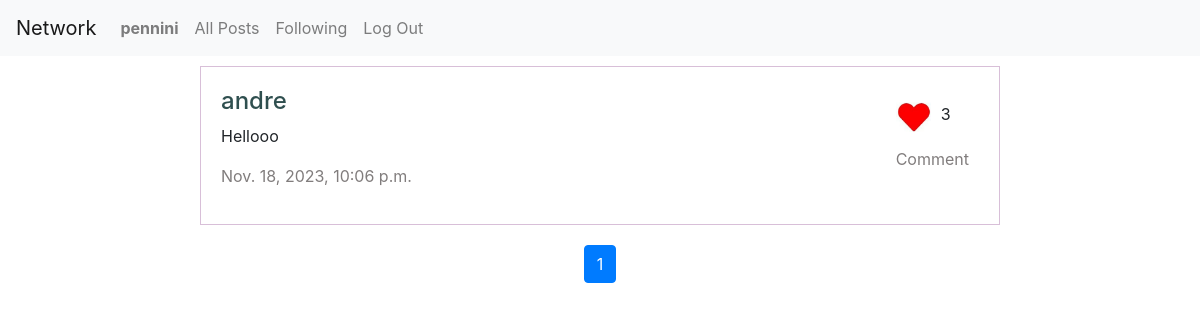
Before: /following (signed in) with the older database file.
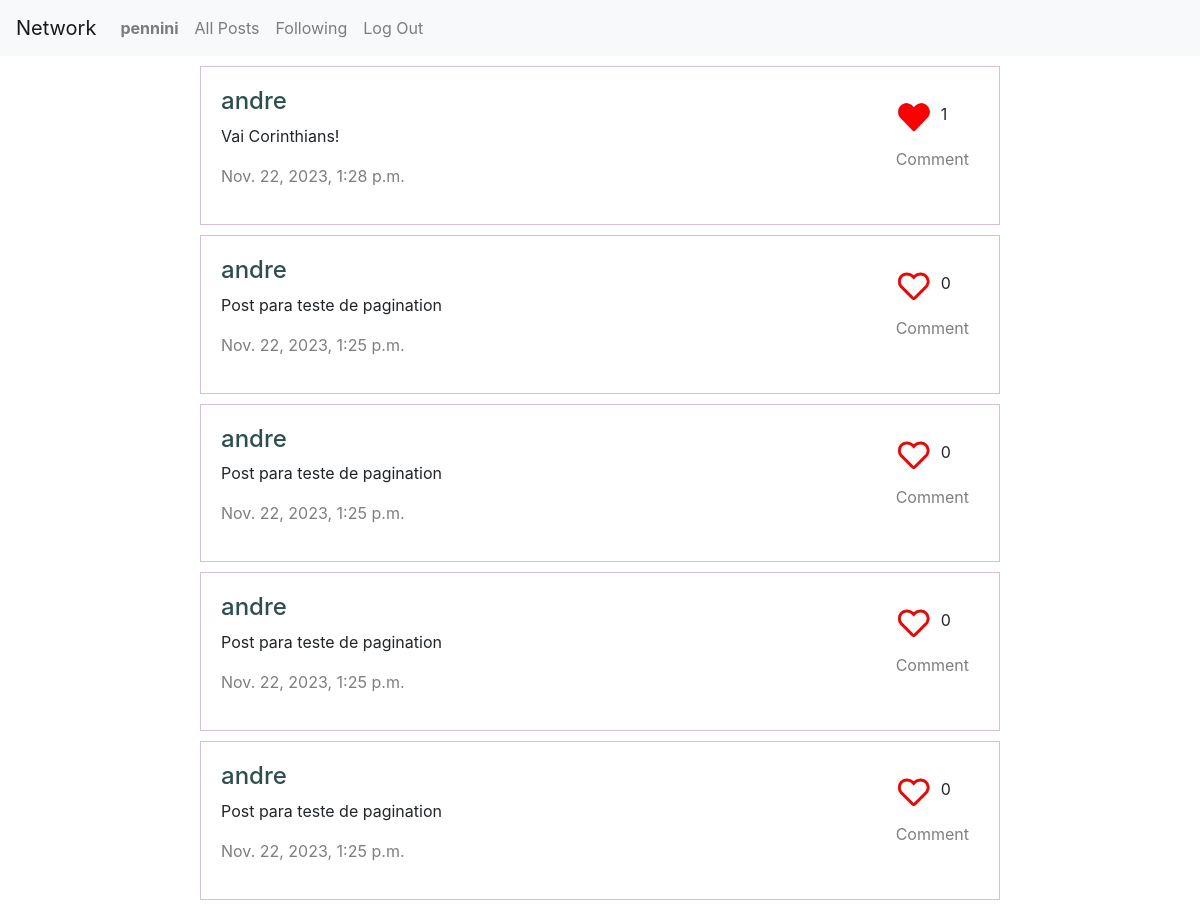
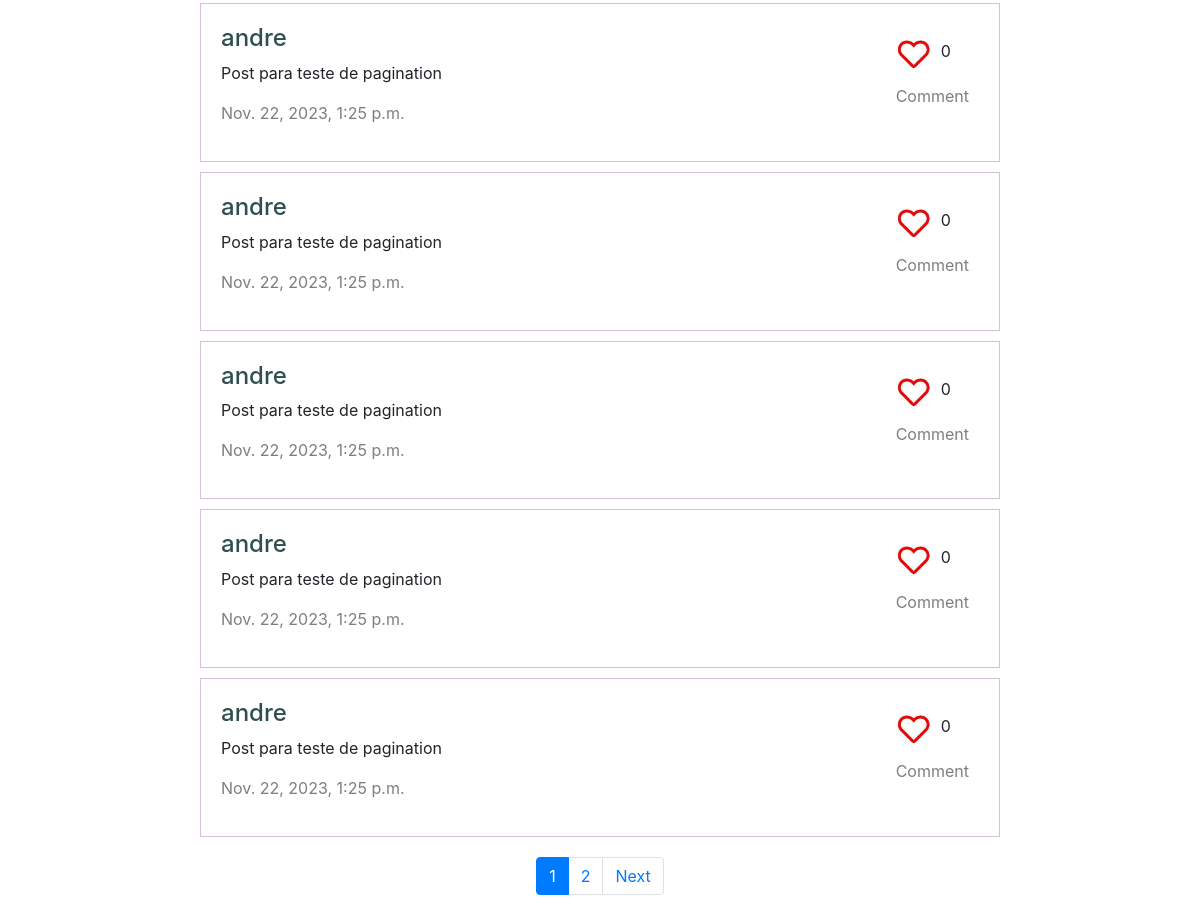
After: the same page with the newer database file (2 pictures, top to bottom).
### network/models.py (models this page shows, shortened)
class User(AbstractUser):
    pass

class Post(models.Model):
    user = models.ForeignKey(User, on_delete=models.CASCADE, related_name="posts")
    content = models.TextField()
    timestamp = models.DateTimeField(auto_now_add=True)
    likes_post = models.IntegerField(default=0)

### network/views.py (the view)
# urls.py: path("following", views.following, name="following"),
@login_required
def following(request):
    if request.user.is_authenticated:
        user = User.objects.get(pk=request.user.id)
        posts = Post.objects.filter(user__in=user.following.values('following')).order_by("-timestamp").all()
        p = Paginator(posts, 10)
        page_number = request.GET.get('page')
        page_obj = p.get_page(page_number)
        liked_posts = set(request.user.likes.filter(like=True).values_list('post_id', flat=True))
        for post in page_obj:
            post.is_liked = post.id in liked_posts
        return render(request, "network/layout_posts.html", {
            "page_obj": page_obj,
            "page_count": range(1, p.count + 1)
        })
    else:
        return HttpResponseRedirect(reverse("login"))

### network/templates/network/layout_posts.html (shortened to what this page needs)
{% extends "network/layout.html" %}
{% load static %}
{% block body %}
    {% for post in page_obj %}
        <div class="post-views">
            <div class="post-content" id="post-content-{{ post.id }}">
                <span>
                    <a href="{% url 'profile' post.user.id %}" class="user-id"><h4>{{ post.user }}</h4></a>
                    <p id="textarea-{{ post.id }}">{{ post.content }}</p>
                    <p class="timestamp">{{ post.timestamp }}</p>
                </span>
                <span>
                    <div class="post-interaction">
                        <div class="like-but">
                            <a href="#" class="like-post">
                                {% if post.is_liked %}
                                    <img data-id="{{ post.id }}" src="{% static 'network/images/like.png' %}" alt="like button" class="icone-like">
                                {% else %}
                                    <img data-id="{{ post.id }}" src="{% static 'network/images/unlike.png' %}" alt="like button" class="icone-like">
                                {% endif %}
                            </a>
                            <div id="like-{{ post.id }}">{{ post.likes_post }}</div>
                        </div>
                        <div class="post-but">
                            <a href="#" class="comment-post" data-id="{{ post.id }}">Comment</a>
                        </div>
                    </div>
                </span>
            </div>
        </div>
    {% endfor %}
    <nav id="pagination" aria-label="Page navigation example">
        <ul class="pagination justify-content-center">
          {% for i in page_obj.paginator.page_range %}
            {% if page_obj.number == i %}
                <li class="page-item active" aria-current="page">
                    <a class="page-link" href="?page={{ i }}">{{ i }} <span class="sr-only">(current)</span></a>
                </li>
            {% else %}
                <li class="page-item"><a class="page-link" href="?page={{ i }}">{{ i }}</a></li>
            {% endif %}
          {% endfor %}
          {% if page_obj.has_next %}
            <li class="page-item">
                <a class="page-link" href="?page={{ page_obj.next_page_number }}">Next</a>
            </li>
          {% endif %}
        </ul>
    </nav>
{% endblock body %}

### network/templates/network/layout.html (shortened to what this page needs)
{% load static %}
<!DOCTYPE html>
<html lang="en">
    <head>
        <link rel="stylesheet" href="https://stackpath.bootstrapcdn.com/bootstrap/4.4.1/css/bootstrap.min.css">
        <link href="{% static 'network/styles.css' %}" rel="stylesheet">
    </head>
    <body>
        <nav class="navbar navbar-expand-lg navbar-light bg-light">
            <a class="navbar-brand" href="{% url 'index' %}">Network</a>
            <div>
              <ul class="navbar-nav mr-auto">
                {% if user.is_authenticated %}
                    <li class="nav-item">
                        <a class="nav-link" href="{% url 'profile' user.id %}"><strong>{{ user.username }}</strong></a>
                    </li>
                {% endif %}
                <li class="nav-item">
                  <a class="nav-link" href="{% url 'index' %}">All Posts</a>
                </li>
                {% if user.is_authenticated %}
                    <li class="nav-item">
                        <a class="nav-link" href="{% url 'following' %}">Following</a>
                    </li>
                    <li class="nav-item">
                        <a class="nav-link" href="{% url 'logout' %}">Log Out</a>
                    </li>
                {% endif %}
              </ul>
            </div>
          </nav>
        <div class="body">
            {% block body %}
            {% endblock %}
        </div>
    </body>
</html>

### network/static/network/styles.css (style rules this page uses)
span { word-wrap: break-word; margin-right: 10px; }
.post-content { display: flex; text-align: left; justify-content: space-between; padding: 20px; }
.post-views { margin-left: 200px; margin-right: 200px; margin-top: 10px; border: 1px solid thistle; }
.post-but { margin-bottom: 10px; }
.like-but { display: flex; margin-top: 15px; margin-bottom: 15px; }
.like-post { margin-right: 10px; }
.user-id { color: darkslategrey; }
.comment-post, .timestamp { color: rgb(129, 125, 125); }
.icone-like { width: 35px; height: 30px; }
#pagination { margin-top: 20px; margin-bottom: 20px; }

Changed rows visible on the page:
no longer on this page (row unchanged): Post: user "andre", content "Hellooo", timestamp "Nov. 18, 2023, 10:06 p.m.", likes_post "3"
added Post: user "andre", content "Vai Corinthians!", timestamp "Nov. 22, 2023, 1:28 p.m.", likes_post "1"
added Post: user "andre", content "Post para teste de pagination", timestamp "Nov. 22, 2023, 1:25 p.m.", likes_post "0"
added Post: user "andre", content "Post para teste de pagination", timestamp "Nov. 22, 2023, 1:25 p.m.", likes_post "0"
added Post: user "andre", content "Post para teste de pagination", timestamp "Nov. 22, 2023, 1:25 p.m.", likes_post "0"
added Post: user "andre", content "Post para teste de pagination", timestamp "Nov. 22, 2023, 1:25 p.m.", likes_post "0"
added Post: user "andre", content "Post para teste de pagination", timestamp "Nov. 22, 2023, 1:25 p.m.", likes_post "0"
added Post: user "andre", content "Post para teste de pagination", timestamp "Nov. 22, 2023, 1:25 p.m.", likes_post "0"
added Post: user "andre", content "Post para teste de pagination", timestamp "Nov. 22, 2023, 1:25 p.m.", likes_post "0"
added Post: user "andre", content "Post para teste de pagination", timestamp "Nov. 22, 2023, 1:25 p.m.", likes_post "0"
added Post: user "andre", content "Post para teste de pagination", timestamp "Nov. 22, 2023, 1:25 p.m.", likes_post "0"
Other visible differences:
new list line: "2"
text now shown: "Next"
